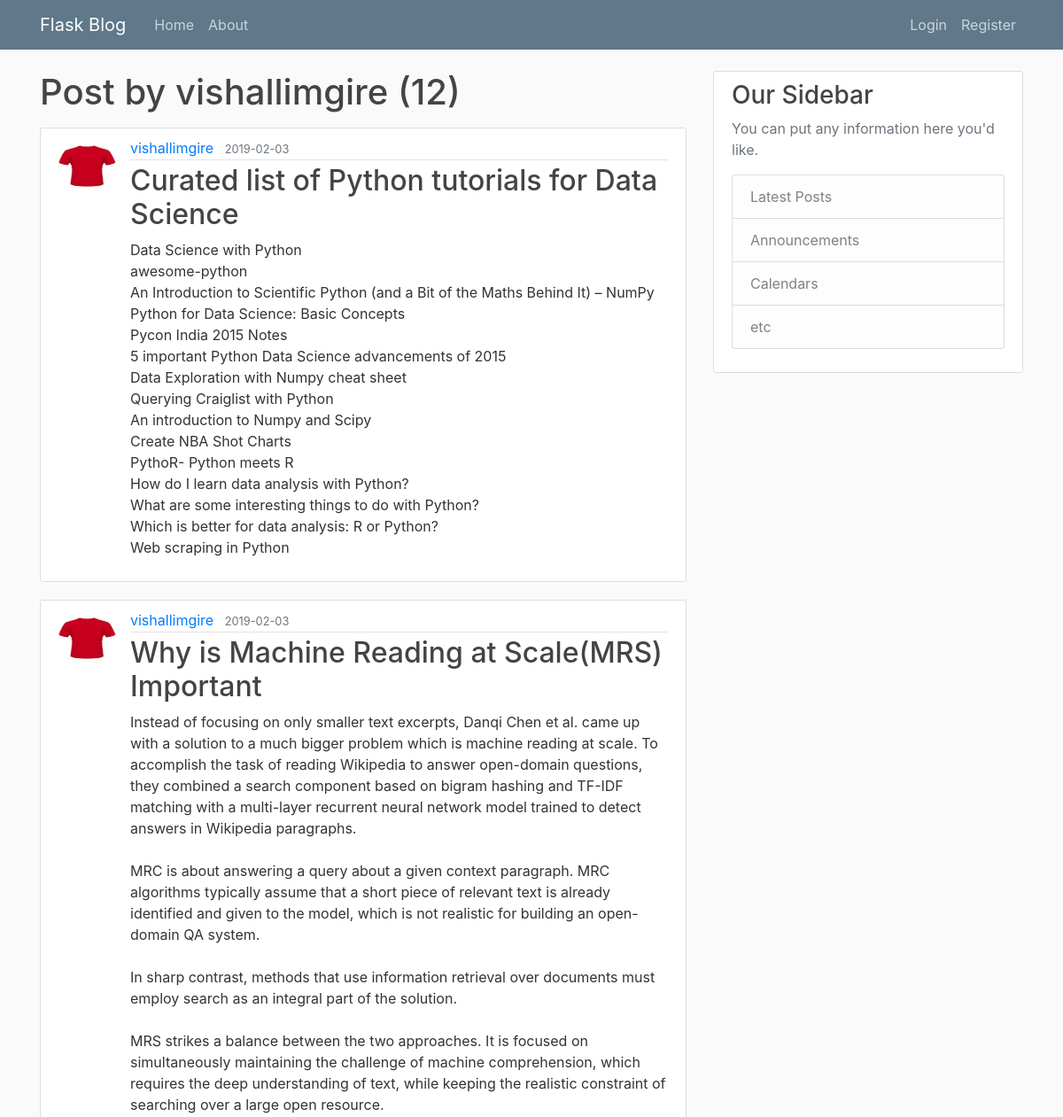
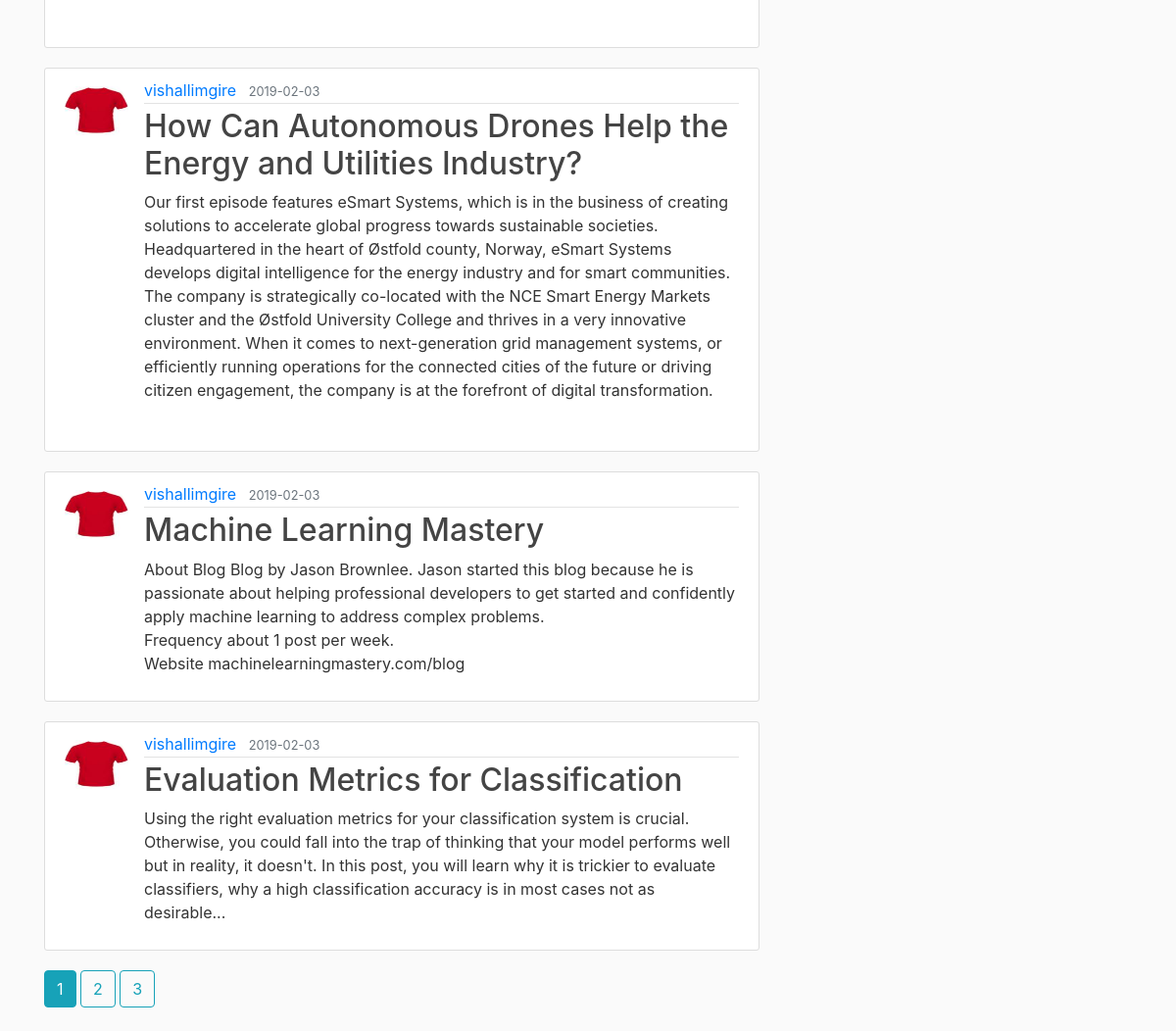
Screenshot of /user/vishallimgire with the database file from the repository (2 pictures, top to bottom).
### flaskblog/models.py (models this page shows, shortened)
class User(db.Model, UserMixin):
    id = db.Column(db.Integer, primary_key = True)
    username = db.Column(db.String(20), unique = True, nullable = False)
    email = db.Column(db.String(120), unique = True, nullable = False)
    image_file = db.Column(db.String(20), nullable = False, default = 'default.jpg')
    password = db.Column(db.String(60), nullable = False)
    posts = db.relationship('Post', backref = 'author', lazy = True)
    def __repr__(self):
        return f"User('{self.username}', '{self.email}', '{self.image_file}')"

class Post(db.Model):
    id = db.Column(db.Integer, primary_key = True)
    title = db.Column(db.String(100), nullable = False)
    date_posted = db.Column(db.DateTime, nullable = False, default = datetime.utcnow)
    content = db.Column(db.Text, nullable = False)
    user_id = db.Column(db.Integer, db.ForeignKey('user.id'), nullable = False)

### flaskblog/users/routes.py (the view)
@users.route("/user/<string:username>")
def user_post(username):
    page = request.args.get('page', 1, type = int)
    user = User.query.filter_by(username = username).first_or_404()
    print("user in user_post======",user)
    posts = Post.query.filter_by(author = user)\
            .order_by(Post.date_posted.desc())\
            .paginate(per_page = 5, page = page)
    return render_template('user_posts.html', posts = posts,  user = user)

### flaskblog/templates/user_posts.html
{% extends "layout.html" %}
{% block content %}
    <h1 class="mb-3">Post by {{user.username}}   ({{posts.total}})</h1>
    {% for post in posts.items %}
        <article class="media content-section">
          <img class="rounded-circle article-img" src="{{ url_for('static', filename = 'profile_pic/' + post.author.image_file) }}" >
          <div class="media-body">
            <div class="article-metadata">
              <a class="mr-2" href="{{url_for('posts.user_post', username = post.author.username)}}">{{ post.author.username }}</a>
              <small class="text-muted">{{ post.date_posted.strftime('%Y-%m-%d') }}</small>
            </div>
            <h2><a class="article-title" href="{{ url_for('posts.post', post_id = post.id) }}">{{ post.title }}</a></h2>
            <p class="article-content">{{ post.content }}</p>
          </div>
        </article>
    {% endfor %}
    {% for page_num in posts.iter_pages(left_edge = 1, right_edge = 1, left_current = 1, right_current = 2) %}
        {%if page_num %}
            {%if posts.page == page_num %}
                <a class="btn btn-info mb-4" href="{{url_for('posts.user_post', username = user.username, page = page_num)}}">{{ page_num }}</a>
            {%else%}
                <a class="btn btn-outline-info mb-4" href="{{url_for('posts.user_post',username = user.username, page = page_num)}}">{{ page_num }}</a>
            {%endif%}
        {%else%}
        ...
        {%endif%}
    {%endfor%}
{% endblock content %}

### flaskblog/static/main.css (style rules this page uses)
body { background: #fafafa; color: #333333; margin-top: 5rem; }
h1, h2, h3, h4, h5, h6 { color: #444444; }
.content-section { background: #ffffff; padding: 10px 20px; border: 1px solid #dddddd; border-radius: 3px; margin-bottom: 20px; }
.article-title { color: #444444; }
.article-content { white-space: pre-line; }
.article-img { height: 65px; width: 65px; margin-right: 16px; }
.article-metadata { padding-bottom: 1px; margin-bottom: 4px; border-bottom: 1px solid #e3e3e3 }

### rows the page displays
User: username "vishallimgire"
Post: image_file (picture), author.username "vishallimgire", date_posted "2019-02-03", title "Curated list of Python tutorials for Data Science", content "Data Science with Python awesome-python An Introduction to Scientific Python (and a Bit of the Maths Behind It) – NumPy Python for Data Science: Basic Concepts Pycon India 2015 Notes 5 important Python Data Science advancements of 2015 Data Exploration with Numpy cheat sheet Querying Craiglist with Python An introduction to Numpy and Scipy Create NBA Shot Charts PythoR- Python meets R How do I learn data analysis with Python? What are some interesting things to do with Python? Which is better for data analysis: R or Python? Web scraping in Python"
Post: image_file (picture), author.username "vishallimgire", date_posted "2019-02-03", title "Why is Machine Reading at Scale(MRS) Important", content "Instead of focusing on only smaller text excerpts, Danqi Chen et al. came up with a solution to a much bigger problem which is machine reading at scale. To accomplish the task of reading Wikipedia to answer open-domain questions, they combined a search component based on bigram hashing and TF-IDF matching with a multi-layer recurrent neural network model trained to detect answers in Wikipedia paragraphs. MRC is about answering a query about a given context paragraph. MRC algorithms typically assume that a short piece of relevant text is already identified and given to the model, which is not realistic for building an open-domain QA system. In sharp contrast, methods that use information…"
Post: image_file (picture), author.username "vishallimgire", date_posted "2019-02-03", title "How Can Autonomous Drones Help the Energy and Utilities Industry?", content "Our first episode features eSmart Systems, which is in the business of creating solutions to accelerate global progress towards sustainable societies. Headquartered in the heart of Østfold county, Norway, eSmart Systems develops digital intelligence for the energy industry and for smart communities. The company is strategically co-located with the NCE Smart Energy Markets cluster and the Østfold University College and thrives in a very innovative environment. When it comes to next-generation grid management systems, or efficiently running operations for the connected cities of the future or driving citizen engagement, the company is at the forefront of digital transformation."
Post: image_file (picture), author.username "vishallimgire", date_posted "2019-02-03", title "Machine Learning Mastery", content "About Blog Blog by Jason Brownlee. Jason started this blog because he is passionate about helping professional developers to get started and confidently apply machine learning to address complex problems. Frequency about 1 post per week. Website machinelearningmastery.com/blog"
Post: image_file (picture), author.username "vishallimgire", date_posted "2019-02-03", title "Evaluation Metrics for Classification", content "Using the right evaluation metrics for your classification system is crucial. Otherwise, you could fall into the trap of thinking that your model performs well but in reality, it doesn't. In this post, you will learn why it is trickier to evaluate classifiers, why a high classification accuracy is in most cases not as desirable..."

### other values shown
{{ posts.total }} "12"
{{ page_num }} "1"
{{ page_num }} "2" "3"
